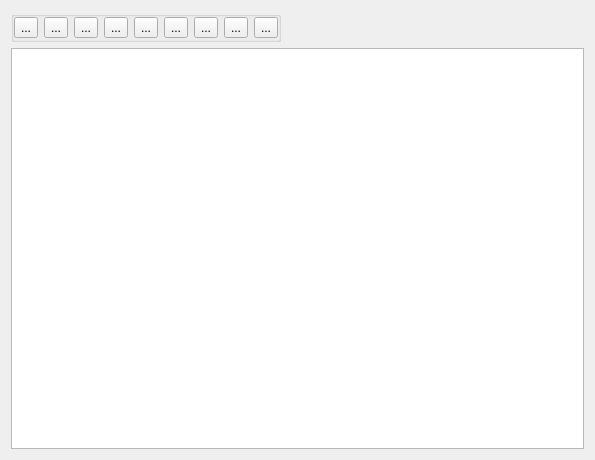
<?xml version="1.0" encoding="UTF-8"?>
<ui version="4.0">
 <class>ActionTable</class>
 <widget class="QWidget" name="ActionTable">
  <property name="enabled">
   <bool>true</bool>
  </property>
  <property name="geometry">
   <rect>
    <x>0</x>
    <y>0</y>
    <width>595</width>
    <height>460</height>
   </rect>
  </property>
  <property name="windowTitle">
   <string>Form</string>
  </property>
  <layout class="QVBoxLayout" name="verticalLayout">
   <item>
    <layout class="QHBoxLayout" name="horizontalLayout">
     <property name="leftMargin">
      <number>0</number>
     </property>
     <property name="topMargin">
      <number>0</number>
     </property>
     <property name="rightMargin">
      <number>6</number>
     </property>
     <property name="bottomMargin">
      <number>0</number>
     </property>
     <item>
      <widget class="QGroupBox" name="groupBox">
       <property name="title">
        <string/>
       </property>
       <property name="flat">
        <bool>true</bool>
       </property>
       <layout class="QHBoxLayout" name="horizontalLayout_2">
        <property name="leftMargin">
         <number>0</number>
        </property>
        <property name="topMargin">
         <number>0</number>
        </property>
        <property name="rightMargin">
         <number>0</number>
        </property>
        <property name="bottomMargin">
         <number>0</number>
        </property>
        <item>
         <widget class="QToolButton" name="toolExport">
          <property name="toolTip">
           <string>Export</string>
          </property>
          <property name="text">
           <string>...</string>
          </property>
          <property name="icon">
           <iconset resource="../../../res/res.qrc">
            <normaloff>:/res/image/icon/219.png</normaloff>:/res/image/icon/219.png</iconset>
          </property>
          <property name="iconSize">
           <size>
            <width>24</width>
            <height>24</height>
           </size>
          </property>
         </widget>
        </item>
        <item>
         <widget class="QToolButton" name="toolImport">
          <property name="toolTip">
           <string>Load</string>
          </property>
          <property name="text">
           <string>...</string>
          </property>
          <property name="icon">
           <iconset resource="../../../res/res.qrc">
            <normaloff>:/res/image/icon/218.png</normaloff>:/res/image/icon/218.png</iconset>
          </property>
          <property name="iconSize">
           <size>
            <width>24</width>
            <height>24</height>
           </size>
          </property>
         </widget>
        </item>
        <item>
         <widget class="QToolButton" name="toolOpen">
          <property name="toolTip">
           <string>Open...</string>
          </property>
          <property name="text">
           <string>...</string>
          </property>
          <property name="icon">
           <iconset resource="../../../res/res.qrc">
            <normaloff>:/res/image/icon/03.png</normaloff>:/res/image/icon/03.png</iconset>
          </property>
          <property name="iconSize">
           <size>
            <width>24</width>
            <height>24</height>
           </size>
          </property>
         </widget>
        </item>
        <item>
         <widget class="QToolButton" name="toolSaveAs">
          <property name="toolTip">
           <string>Save as...</string>
          </property>
          <property name="text">
           <string>...</string>
          </property>
          <property name="icon">
           <iconset resource="../../../res/res.qrc">
            <normaloff>:/res/image/icon/icon_baocun.png</normaloff>:/res/image/icon/icon_baocun.png</iconset>
          </property>
          <property name="iconSize">
           <size>
            <width>24</width>
            <height>24</height>
           </size>
          </property>
         </widget>
        </item>
        <item>
         <widget class="QToolButton" name="toolInsert">
          <property name="toolTip">
           <string>Add an item</string>
          </property>
          <property name="text">
           <string>...</string>
          </property>
          <property name="icon">
           <iconset resource="../../../res/res.qrc">
            <normaloff>:/res/image/icon/addition.png</normaloff>:/res/image/icon/addition.png</iconset>
          </property>
          <property name="iconSize">
           <size>
            <width>24</width>
            <height>24</height>
           </size>
          </property>
         </widget>
        </item>
        <item>
         <widget class="QToolButton" name="toolUp">
          <property name="toolTip">
           <string>Move up</string>
          </property>
          <property name="text">
           <string>...</string>
          </property>
          <property name="icon">
           <iconset resource="../../../res/res.qrc">
            <normaloff>:/res/image/icon/arrow-up.png</normaloff>:/res/image/icon/arrow-up.png</iconset>
          </property>
          <property name="iconSize">
           <size>
            <width>24</width>
            <height>24</height>
           </size>
          </property>
         </widget>
        </item>
        <item>
         <widget class="QToolButton" name="toolDown">
          <property name="toolTip">
           <string>Move down</string>
          </property>
          <property name="text">
           <string>...</string>
          </property>
          <property name="icon">
           <iconset resource="../../../res/res.qrc">
            <normaloff>:/res/image/icon/arrow-down.png</normaloff>:/res/image/icon/arrow-down.png</iconset>
          </property>
          <property name="iconSize">
           <size>
            <width>24</width>
            <height>24</height>
           </size>
          </property>
         </widget>
        </item>
        <item>
         <widget class="QToolButton" name="toolDel">
          <property name="toolTip">
           <string>Delete the current</string>
          </property>
          <property name="text">
           <string>...</string>
          </property>
          <property name="icon">
           <iconset resource="../../../res/res.qrc">
            <normaloff>:/res/image/icon/delete.png</normaloff>:/res/image/icon/delete.png</iconset>
          </property>
          <property name="iconSize">
           <size>
            <width>24</width>
            <height>24</height>
           </size>
          </property>
         </widget>
        </item>
        <item>
         <widget class="QToolButton" name="toolClr">
          <property name="toolTip">
           <string>Remove all</string>
          </property>
          <property name="text">
           <string>...</string>
          </property>
          <property name="icon">
           <iconset resource="../../../res/res.qrc">
            <normaloff>:/res/image/icon/trash.png</normaloff>:/res/image/icon/trash.png</iconset>
          </property>
          <property name="iconSize">
           <size>
            <width>24</width>
            <height>24</height>
           </size>
          </property>
         </widget>
        </item>
       </layout>
      </widget>
     </item>
     <item>
      <spacer name="horizontalSpacer">
       <property name="orientation">
        <enum>Qt::Horizontal</enum>
       </property>
       <property name="sizeHint" stdset="0">
        <size>
         <width>40</width>
         <height>20</height>
        </size>
       </property>
      </spacer>
     </item>
    </layout>
   </item>
   <item>
    <widget class="QTreeView" name="view">
     <property name="contextMenuPolicy">
      <enum>Qt::CustomContextMenu</enum>
     </property>
     <property name="editTriggers">
      <set>QAbstractItemView::CurrentChanged|QAbstractItemView::DoubleClicked|QAbstractItemView::EditKeyPressed|QAbstractItemView::SelectedClicked</set>
     </property>
     <property name="alternatingRowColors">
      <bool>true</bool>
     </property>
     <property name="selectionMode">
      <enum>QAbstractItemView::ExtendedSelection</enum>
     </property>
     <property name="selectionBehavior">
      <enum>QAbstractItemView::SelectItems</enum>
     </property>
     <property name="horizontalScrollMode">
      <enum>QAbstractItemView::ScrollPerPixel</enum>
     </property>
     <property name="indentation">
      <number>20</number>
     </property>
     <property name="allColumnsShowFocus">
      <bool>true</bool>
     </property>
     <attribute name="headerMinimumSectionSize">
      <number>20</number>
     </attribute>
    </widget>
   </item>
  </layout>
 </widget>
 <resources>
  <include location="../../../res/res.qrc"/>
 </resources>
 <connections/>
</ui>
